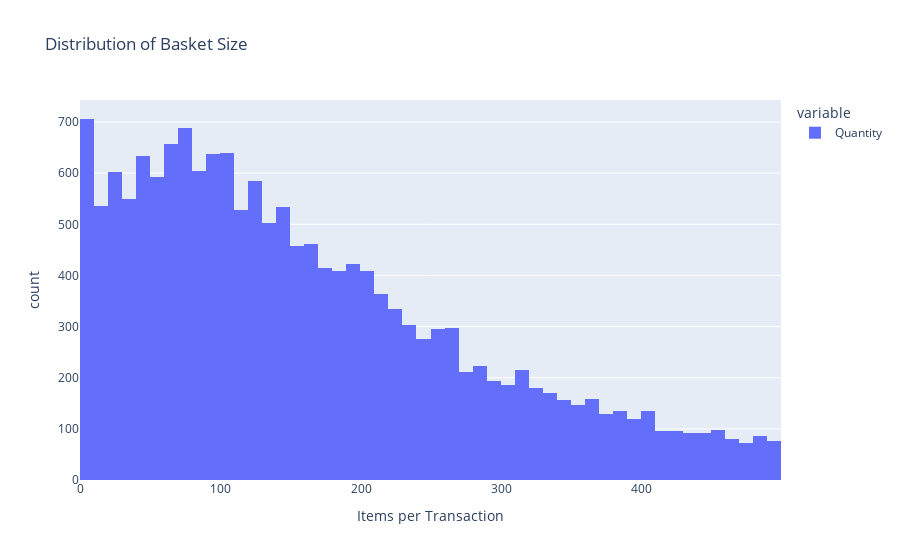

Notebook cell for this chart:
### Markdown cell above
### 5.1.3 Basket Size

### Code cell
basket_size = data_clean.groupby('InvoiceNo')['Quantity'].sum()
basket_filtered = basket_size[basket_size < 500]  # Filter outliers

fig = px.histogram(basket_filtered, title='Distribution of Basket Size',
                   labels={'value': 'Items per Transaction'},
                   nbins=50)
fig.show()

print(f"Average Basket Size: {basket_size.mean():.1f} items")
print(f"Median Basket Size: {basket_size.median():.1f} items")

### Figure 1 — Plotly figure (JSON) as saved in the notebook; plotly's stock layout.template omitted (floating-point values rounded to 4 significant figures; data arrays with more than 128 entries replaced by an {"elided": "..."} marker saying what was removed)
{"data": [{"alignmentgroup": "True", "bingroup": "x", "hovertemplate": "variable=Quantity<br>Items per Transaction=%{x}<br>count=%{y}<extra></extra>", "legendgroup": "Quantity", "marker": {"color": "#636efa", "pattern": {"shape": ""}}, "name": "Quantity", "nbinsx": 50, "offsetgroup": "Quantity", "orientation": "v", "showlegend": true, "type": "histogram", "x": {"elided": "16582 int values"}, "xaxis": "x", "yaxis": "y"}], "layout": {"barmode": "relative", "legend": {"title": {"text": "variable"}, "tracegroupgap": 0}, "title": {"text": "Distribution of Basket Size"}, "xaxis": {"anchor": "y", "domain": [0, 1], "title": {"text": "Items per Transaction"}}, "yaxis": {"anchor": "x", "domain": [0, 1], "title": {"text": "count"}}}}
